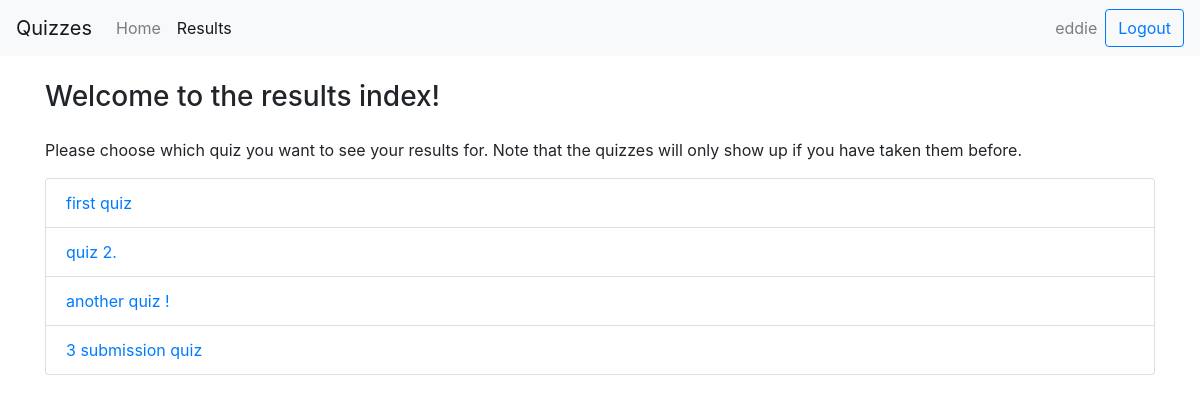
The app's page /quiz/results/ (signed in), older data.
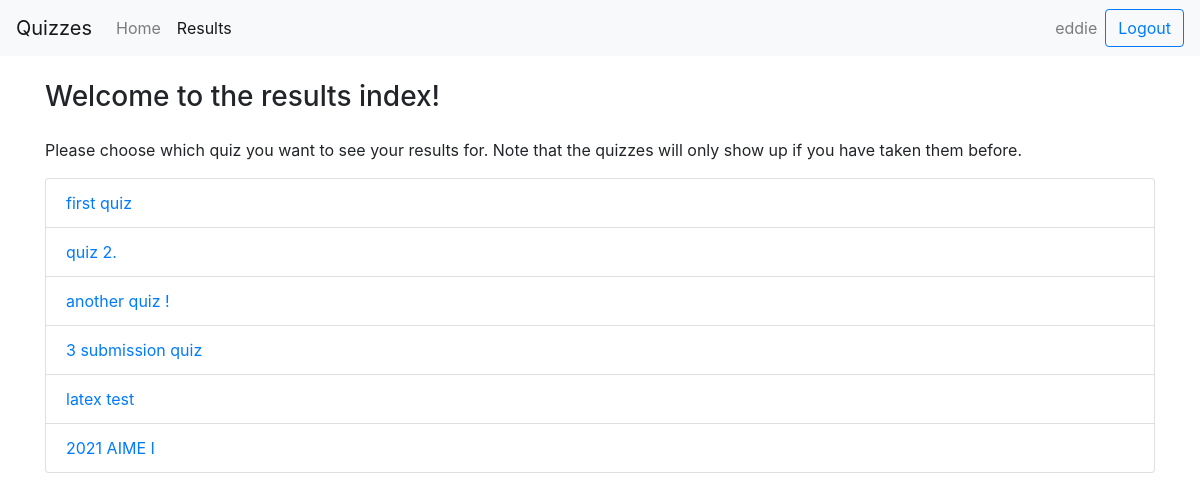
The same page, newer data.
### quiz/models.py (models this page shows, shortened)
class Quiz(models.Model):
    name = models.CharField(max_length=1000)
    max_subs = models.IntegerField(default = 99999)

### quiz/views.py (the view, shortened to what this page needs)
# urls.py: path('results/', views.ResultsView.as_view(), name = 'results'),
class ResultsView(View):
    def get(self, request):
        template = loader.get_template('quiz/results.html')
        quizzes = []
        for quiz in Quiz.objects.all():
            past_subs = Submission.objects.filter(user=request.user, question__quiz=quiz, final_sub=True)
            if past_subs.count() != 0:
                quizzes.append(quiz)
        context = {
            'loggedIn': True,
            'quizzes': quizzes,
        }
        return HttpResponse(template.render(context, request))

### quiz/templates/quiz/results.html (shortened to what this page needs)
{% load static %}
<!DOCTYPE html>
<html>
  <head>
      <link rel="stylesheet" href="https://maxcdn.bootstrapcdn.com/bootstrap/4.4.1/css/bootstrap.min.css" />
      <link rel="stylesheet" type="text/css" href="{% static 'quiz/style.css' %}">
  </head>
  <body>
    {% if loggedIn %}
      <div class = "container-fluid">
        <nav class="navbar navbar-expand-lg navbar-light bg-light">
          <a class="navbar-brand" href="">Quizzes</a>
          <div class="collapse navbar-collapse" id="navbarSupportedContent">
            <ul class="navbar-nav mr-auto">
              <li class="nav-item">
                <a class="nav-link" href="/quiz">Home</a>
              </li>
              <li class="nav-item active">
                <a class="nav-link" href="">Results</a>
              </li>
            </ul>
            <ul class="navbar-nav ml-auto">
              <span class="navbar-text mx-2">
                {{ user.username }}
              </span>
              <form method = "POST" class="form-inline my-2 my-lg-0">
                <button class="btn btn-outline-primary my-2 my-sm-0" type="submit" name = "logout">Logout</button>
              </form>
            </ul>
          </div>
        </nav>
      </div>
    <div class = "container">
      <div class = "page-header my-4">
        <h3>Welcome to the results index!</h3>
      </div>
      <p>Please choose which quiz you want to see your results for.
      Note that the quizzes will only show up if you have taken them before.</p>
      <ul class = "list-group">
        {% for quiz in quizzes %}
          <li class = "list-group-item"><a href = {{quiz.id}}>{{quiz.name}}</a></li>
        {% endfor %}
      </ul>
    </div>
  {% endif %}
  </body>
</html>

Row changes from the older to the newer data that the page shows:
now on this page (row unchanged): Quiz: name "latex test"
added Quiz: name "2021 AIME I"
